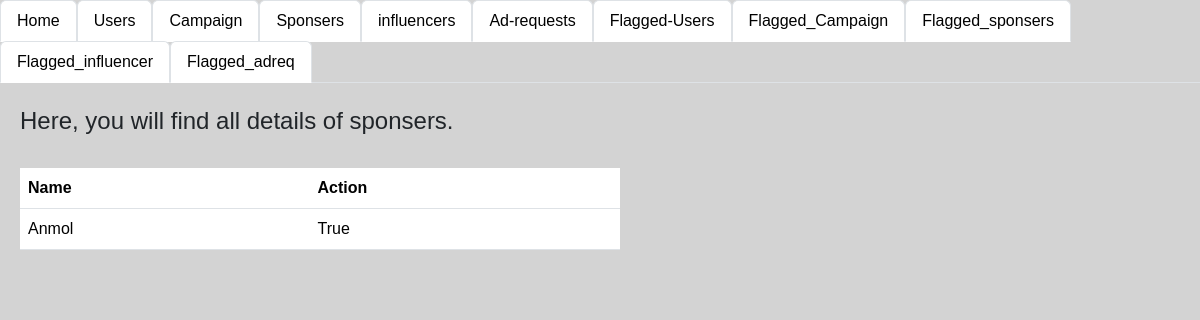
Before: /admin_info/flag with the older database file.
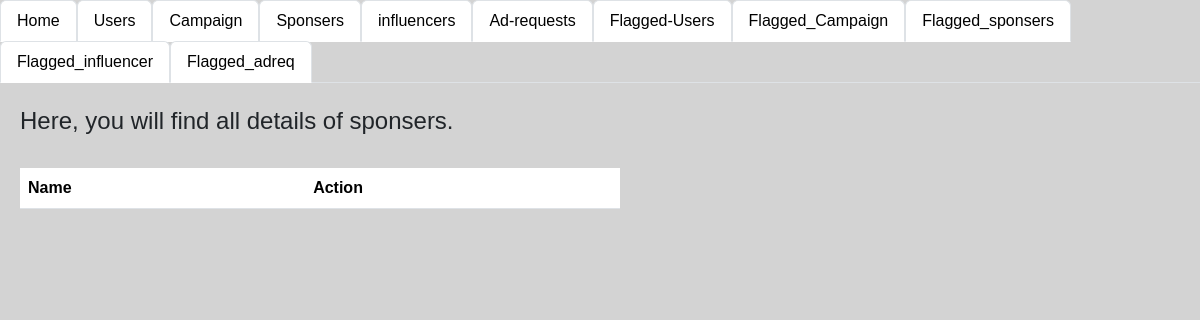
After: the same page with the newer database file.
### app.py (models this page shows)
class influencer(db.Model):
    __tablename__='influcener'
    influencer_id=db.Column(db.Integer,primary_key=True,autoincrement=True)
    name=db.Column(db.String,db.ForeignKey(user.username))
    Category=db.Column(db.String)
    Niche=db.Column(db.String)
    reach=db.Column(db.Integer)
    user_id=db.Column(db.Integer,db.ForeignKey(user.user_id))
    photo_path = db.Column(db.String)
    flagged_info=db.Column(db.Boolean, default=False)

### app.py (the view)
@app.route("/admin_info/flag",methods=["GET"])
def admin_infoflag():
    infodata=db.session.query(influencer).all()
    info12=None
    return render_template("admin_flaguser.html",infodata=infodata,info12=info12)

### templates/admin_flaguser.html (shortened to what this page needs)
<!DOCTYPE html>
<html lang="en">
<head>
    <link rel="stylesheet" href="\static\style.css">
    <link href="https://cdn.jsdelivr.net/npm/bootstrap@5.3.3/dist/css/bootstrap.min.css" rel="stylesheet">
</head>
<body style="background-color: lightgray;">
  <ul class="nav nav-tabs">
    <li class="nav-item">
      <a class="nav-link active" aria-current="page" href="/login">Home</a>
    </li>
    <li class="nav-item">
      <a class="nav-link active" aria-current="page" href="/login_users">Users</a>
    </li>
    <li class="nav-item">
      <a class="nav-link active" aria-current="page" href="/login_camp" >Campaign</a>
    </li>
    <li class="nav-item">
      <a class="nav-link active" aria-current="page" href="/admin_spons" >Sponsers</a>
    </li>
    <li class="nav-item">
      <a class="nav-link active" aria-current="page" href="/admin_info" >influencers</a>
    </li>
    <li class="nav-item">
      <a class="nav-link active" aria-current="page" href="/admin_adreq" >Ad-requests</a>
  </li>
  <li class="nav-item">
    <a class="nav-link active" aria-current="page" href="/login_users/flag">Flagged-Users</a>
  </li>
    <li class="nav-item">
      <a class="nav-link active" aria-current="page" href="/login_camp/flag" >Flagged_Campaign</a>
    </li>
    <li class="nav-item">
      <a class="nav-link active" aria-current="page" href="/login_spons/flag" >Flagged_sponsers</a>
    </li>
    <li class="nav-item">
      <a class="nav-link active" aria-current="page" href="/admin_info/flag" >Flagged_influencer</a>
    </li>
    <li class="nav-item">
      <a class="nav-link active" aria-current="page" href="/admin_adreq/flag" >Flagged_adreq</a>
    </li>
  </ul>
  <div class="seperate">
    <div style="width: 50%; margin-left: 20px;">
        <h4>Here, you will find all details of sponsers.</h4><br>
        <table class="table table-hover">
          <tr>
            <th>Name</th>
            <th>Action</th>
          </tr>
            {% for i in infodata %}
            {% if i.flagged_info ==true %}
          <tr>
            <td>{{i.name}}</td>
            <td>{{i.flagged_info}}</td>
        </tr>
            {% endif %}
            {% endfor %}
        </table>
    </div >
  </div>
</body>
</html>

Changed rows visible on the page:
removed influencer: name "Anmol", flagged_info "True"
